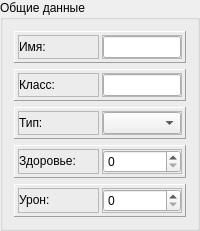
    <widget class="QGroupBox" name="gb_common_data">
     <property name="sizePolicy">
      <sizepolicy hsizetype="Preferred" vsizetype="Maximum">
       <horstretch>2</horstretch>
       <verstretch>2</verstretch>
      </sizepolicy>
     </property>
     <property name="title">
      <string>Общие данные</string>
     </property>
     <layout class="QVBoxLayout" name="verticalLayout">
      <item>
       <widget class="QFrame" name="frame_name">
        <property name="sizePolicy">
         <sizepolicy hsizetype="Preferred" vsizetype="Maximum">
          <horstretch>0</horstretch>
          <verstretch>0</verstretch>
         </sizepolicy>
        </property>
        <property name="frameShape">
         <enum>QFrame::Panel</enum>
        </property>
        <property name="frameShadow">
         <enum>QFrame::Raised</enum>
        </property>
        <layout class="QHBoxLayout" name="horizontalLayout_5">
         <property name="spacing">
          <number>3</number>
         </property>
         <property name="sizeConstraint">
          <enum>QLayout::SetDefaultConstraint</enum>
         </property>
         <property name="leftMargin">
          <number>3</number>
         </property>
         <property name="topMargin">
          <number>3</number>
         </property>
         <property name="rightMargin">
          <number>3</number>
         </property>
         <property name="bottomMargin">
          <number>3</number>
         </property>
         <item>
          <widget class="QFrame" name="frame_left">
           <property name="sizePolicy">
            <sizepolicy hsizetype="Preferred" vsizetype="Preferred">
             <horstretch>50</horstretch>
             <verstretch>0</verstretch>
            </sizepolicy>
           </property>
           <property name="frameShape">
            <enum>QFrame::StyledPanel</enum>
           </property>
           <property name="frameShadow">
            <enum>QFrame::Raised</enum>
           </property>
           <layout class="QHBoxLayout" name="horizontalLayout_6">
            <property name="spacing">
             <number>0</number>
            </property>
            <property name="leftMargin">
             <number>0</number>
            </property>
            <property name="topMargin">
             <number>0</number>
            </property>
            <property name="rightMargin">
             <number>0</number>
            </property>
            <property name="bottomMargin">
             <number>0</number>
            </property>
            <item>
             <widget class="QLabel" name="lbl_name">
              <property name="sizePolicy">
               <sizepolicy hsizetype="Preferred" vsizetype="Maximum">
                <horstretch>0</horstretch>
                <verstretch>50</verstretch>
               </sizepolicy>
              </property>
              <property name="text">
               <string>Имя:</string>
              </property>
             </widget>
            </item>
           </layout>
          </widget>
         </item>
         <item>
          <widget class="QFrame" name="frame_right">
           <property name="sizePolicy">
            <sizepolicy hsizetype="Preferred" vsizetype="Preferred">
             <horstretch>50</horstretch>
             <verstretch>0</verstretch>
            </sizepolicy>
           </property>
           <property name="frameShape">
            <enum>QFrame::StyledPanel</enum>
           </property>
           <property name="frameShadow">
            <enum>QFrame::Raised</enum>
           </property>
           <layout class="QHBoxLayout" name="horizontalLayout_7">
            <property name="spacing">
             <number>0</number>
            </property>
            <property name="leftMargin">
             <number>0</number>
            </property>
            <property name="topMargin">
             <number>0</number>
            </property>
            <property name="rightMargin">
             <number>0</number>
            </property>
            <property name="bottomMargin">
             <number>0</number>
            </property>
            <item>
             <widget class="QLineEdit" name="le_name">
              <property name="sizePolicy">
               <sizepolicy hsizetype="Expanding" vsizetype="Maximum">
                <horstretch>0</horstretch>
                <verstretch>0</verstretch>
               </sizepolicy>
              </property>
             </widget>
            </item>
           </layout>
          </widget>
         </item>
        </layout>
       </widget>
      </item>
      <item>
       <widget class="QFrame" name="frame_class">
        <property name="sizePolicy">
         <sizepolicy hsizetype="Preferred" vsizetype="Maximum">
          <horstretch>0</horstretch>
          <verstretch>0</verstretch>
         </sizepolicy>
        </property>
        <property name="frameShape">
         <enum>QFrame::Panel</enum>
        </property>
        <property name="frameShadow">
         <enum>QFrame::Raised</enum>
        </property>
        <layout class="QHBoxLayout" name="horizontalLayout_32">
         <property name="spacing">
          <number>3</number>
         </property>
         <property name="sizeConstraint">
          <enum>QLayout::SetDefaultConstraint</enum>
         </property>
         <property name="leftMargin">
          <number>3</number>
         </property>
         <property name="topMargin">
          <number>3</number>
         </property>
         <property name="rightMargin">
          <number>3</number>
         </property>
         <property name="bottomMargin">
          <number>3</number>
         </property>
         <item>
          <widget class="QFrame" name="frame_left_10">
           <property name="sizePolicy">
            <sizepolicy hsizetype="Preferred" vsizetype="Preferred">
             <horstretch>50</horstretch>
             <verstretch>0</verstretch>
            </sizepolicy>
           </property>
           <property name="frameShape">
            <enum>QFrame::StyledPanel</enum>
           </property>
           <property name="frameShadow">
            <enum>QFrame::Raised</enum>
           </property>
           <layout class="QHBoxLayout" name="horizontalLayout_33">
            <property name="spacing">
             <number>0</number>
            </property>
            <property name="leftMargin">
             <number>0</number>
            </property>
            <property name="topMargin">
             <number>0</number>
            </property>
            <property name="rightMargin">
             <number>0</number>
            </property>
            <property name="bottomMargin">
             <number>0</number>
            </property>
            <item>
             <widget class="QLabel" name="lbl_class">
              <property name="sizePolicy">
               <sizepolicy hsizetype="Preferred" vsizetype="Maximum">
                <horstretch>0</horstretch>
                <verstretch>50</verstretch>
               </sizepolicy>
              </property>
              <property name="text">
               <string>Класс:</string>
              </property>
             </widget>
            </item>
           </layout>
          </widget>
         </item>
         <item>
          <widget class="QFrame" name="frame_right_10">
           <property name="sizePolicy">
            <sizepolicy hsizetype="Preferred" vsizetype="Preferred">
             <horstretch>50</horstretch>
             <verstretch>0</verstretch>
            </sizepolicy>
           </property>
           <property name="frameShape">
            <enum>QFrame::StyledPanel</enum>
           </property>
           <property name="frameShadow">
            <enum>QFrame::Raised</enum>
           </property>
           <layout class="QHBoxLayout" name="horizontalLayout_34">
            <property name="spacing">
             <number>0</number>
            </property>
            <property name="leftMargin">
             <number>0</number>
            </property>
            <property name="topMargin">
             <number>0</number>
            </property>
            <property name="rightMargin">
             <number>0</number>
            </property>
            <property name="bottomMargin">
             <number>0</number>
            </property>
            <item>
             <widget class="QLineEdit" name="le_class">
              <property name="sizePolicy">
               <sizepolicy hsizetype="Expanding" vsizetype="Maximum">
                <horstretch>0</horstretch>
                <verstretch>0</verstretch>
               </sizepolicy>
              </property>
             </widget>
            </item>
           </layout>
          </widget>
         </item>
        </layout>
       </widget>
      </item>
      <item>
       <widget class="QFrame" name="frame_type">
        <property name="sizePolicy">
         <sizepolicy hsizetype="Preferred" vsizetype="Maximum">
          <horstretch>0</horstretch>
          <verstretch>0</verstretch>
         </sizepolicy>
        </property>
        <property name="frameShape">
         <enum>QFrame::Panel</enum>
        </property>
        <property name="frameShadow">
         <enum>QFrame::Raised</enum>
        </property>
        <layout class="QHBoxLayout" name="horizontalLayout_8">
         <property name="spacing">
          <number>3</number>
         </property>
         <property name="sizeConstraint">
          <enum>QLayout::SetDefaultConstraint</enum>
         </property>
         <property name="leftMargin">
          <number>3</number>
         </property>
         <property name="topMargin">
          <number>3</number>
         </property>
         <property name="rightMargin">
          <number>3</number>
         </property>
         <property name="bottomMargin">
          <number>3</number>
         </property>
         <item>
          <widget class="QFrame" name="frame_left_2">
           <property name="sizePolicy">
            <sizepolicy hsizetype="Preferred" vsizetype="Preferred">
             <horstretch>50</horstretch>
             <verstretch>0</verstretch>
            </sizepolicy>
           </property>
           <property name="frameShape">
            <enum>QFrame::StyledPanel</enum>
           </property>
           <property name="frameShadow">
            <enum>QFrame::Raised</enum>
           </property>
           <layout class="QHBoxLayout" name="horizontalLayout_9">
            <property name="spacing">
             <number>0</number>
            </property>
            <property name="leftMargin">
             <number>0</number>
            </property>
            <property name="topMargin">
             <number>0</number>
            </property>
            <property name="rightMargin">
             <number>0</number>
            </property>
            <property name="bottomMargin">
             <number>0</number>
            </property>
            <item>
             <widget class="QLabel" name="lbl_type">
              <property name="sizePolicy">
               <sizepolicy hsizetype="Preferred" vsizetype="Maximum">
                <horstretch>0</horstretch>
                <verstretch>50</verstretch>
               </sizepolicy>
              </property>
              <property name="text">
               <string>Тип:</string>
              </property>
             </widget>
            </item>
           </layout>
          </widget>
         </item>
         <item>
          <widget class="QFrame" name="frame_right_2">
           <property name="sizePolicy">
            <sizepolicy hsizetype="Preferred" vsizetype="Preferred">
             <horstretch>50</horstretch>
             <verstretch>0</verstretch>
            </sizepolicy>
           </property>
           <property name="frameShape">
            <enum>QFrame::StyledPanel</enum>
           </property>
           <property name="frameShadow">
            <enum>QFrame::Raised</enum>
           </property>
           <layout class="QHBoxLayout" name="horizontalLayout_10">
            <property name="spacing">
             <number>0</number>
            </property>
            <property name="leftMargin">
             <number>0</number>
            </property>
            <property name="topMargin">
             <number>0</number>
            </property>
            <property name="rightMargin">
             <number>0</number>
            </property>
            <property name="bottomMargin">
             <number>0</number>
            </property>
            <item>
             <widget class="QComboBox" name="cbox_type"/>
            </item>
           </layout>
          </widget>
         </item>
        </layout>
       </widget>
      </item>
      <item>
       <widget class="QFrame" name="frame_health">
        <property name="sizePolicy">
         <sizepolicy hsizetype="Preferred" vsizetype="Maximum">
          <horstretch>0</horstretch>
          <verstretch>0</verstretch>
         </sizepolicy>
        </property>
        <property name="frameShape">
         <enum>QFrame::Panel</enum>
        </property>
        <property name="frameShadow">
         <enum>QFrame::Raised</enum>
        </property>
        <layout class="QHBoxLayout" name="horizontalLayout_39">
         <property name="spacing">
          <number>3</number>
         </property>
         <property name="sizeConstraint">
          <enum>QLayout::SetDefaultConstraint</enum>
         </property>
         <property name="leftMargin">
          <number>3</number>
         </property>
         <property name="topMargin">
          <number>3</number>
         </property>
         <property name="rightMargin">
          <number>3</number>
         </property>
         <property name="bottomMargin">
          <number>3</number>
         </property>
         <item>
          <widget class="QFrame" name="frame_left_12">
           <property name="sizePolicy">
            <sizepolicy hsizetype="Preferred" vsizetype="Preferred">
             <horstretch>50</horstretch>
             <verstretch>0</verstretch>
            </sizepolicy>
           </property>
           <property name="frameShape">
            <enum>QFrame::StyledPanel</enum>
           </property>
           <property name="frameShadow">
            <enum>QFrame::Raised</enum>
           </property>
           <layout class="QHBoxLayout" name="horizontalLayout_40">
            <property name="spacing">
             <number>0</number>
            </property>
            <property name="leftMargin">
             <number>0</number>
            </property>
            <property name="topMargin">
             <number>0</number>
            </property>
            <property name="rightMargin">
             <number>0</number>
            </property>
            <property name="bottomMargin">
             <number>0</number>
            </property>
            <item>
             <widget class="QLabel" name="lbl_health">
              <property name="sizePolicy">
               <sizepolicy hsizetype="Preferred" vsizetype="Maximum">
                <horstretch>0</horstretch>
                <verstretch>50</verstretch>
               </sizepolicy>
              </property>
              <property name="text">
               <string>Здоровье:</string>
              </property>
             </widget>
            </item>
           </layout>
          </widget>
         </item>
         <item>
          <widget class="QFrame" name="frame_right_12">
           <property name="sizePolicy">
            <sizepolicy hsizetype="Preferred" vsizetype="Preferred">
             <horstretch>50</horstretch>
             <verstretch>0</verstretch>
            </sizepolicy>
           </property>
           <property name="frameShape">
            <enum>QFrame::StyledPanel</enum>
           </property>
           <property name="frameShadow">
            <enum>QFrame::Raised</enum>
           </property>
           <layout class="QHBoxLayout" name="horizontalLayout_41">
            <property name="spacing">
             <number>0</number>
            </property>
            <property name="leftMargin">
             <number>0</number>
            </property>
            <property name="topMargin">
             <number>0</number>
            </property>
            <property name="rightMargin">
             <number>0</number>
            </property>
            <property name="bottomMargin">
             <number>0</number>
            </property>
            <item>
             <widget class="QSpinBox" name="sb_health">
              <property name="maximum">
               <number>999999</number>
              </property>
             </widget>
            </item>
           </layout>
          </widget>
         </item>
        </layout>
       </widget>
      </item>
      <item>
       <widget class="QFrame" name="frame_damage">
        <property name="sizePolicy">
         <sizepolicy hsizetype="Preferred" vsizetype="Maximum">
          <horstretch>0</horstretch>
          <verstretch>0</verstretch>
         </sizepolicy>
        </property>
        <property name="frameShape">
         <enum>QFrame::Panel</enum>
        </property>
        <property name="frameShadow">
         <enum>QFrame::Raised</enum>
        </property>
        <layout class="QHBoxLayout" name="horizontalLayout_36">
         <property name="spacing">
          <number>3</number>
         </property>
         <property name="sizeConstraint">
          <enum>QLayout::SetDefaultConstraint</enum>
         </property>
         <property name="leftMargin">
          <number>3</number>
         </property>
         <property name="topMargin">
          <number>3</number>
         </property>
         <property name="rightMargin">
          <number>3</number>
         </property>
         <property name="bottomMargin">
          <number>3</number>
         </property>
         <item>
          <widget class="QFrame" name="frame_left_11">
           <property name="sizePolicy">
            <sizepolicy hsizetype="Preferred" vsizetype="Preferred">
             <horstretch>50</horstretch>
             <verstretch>0</verstretch>
            </sizepolicy>
           </property>
           <property name="frameShape">
            <enum>QFrame::StyledPanel</enum>
           </property>
           <property name="frameShadow">
            <enum>QFrame::Raised</enum>
           </property>
           <layout class="QHBoxLayout" name="horizontalLayout_37">
            <property name="spacing">
             <number>0</number>
            </property>
            <property name="leftMargin">
             <number>0</number>
            </property>
            <property name="topMargin">
             <number>0</number>
            </property>
            <property name="rightMargin">
             <number>0</number>
            </property>
            <property name="bottomMargin">
             <number>0</number>
            </property>
            <item>
             <widget class="QLabel" name="lbl_damage">
              <property name="sizePolicy">
               <sizepolicy hsizetype="Preferred" vsizetype="Maximum">
                <horstretch>0</horstretch>
                <verstretch>50</verstretch>
               </sizepolicy>
              </property>
              <property name="text">
               <string>Урон:</string>
              </property>
             </widget>
            </item>
           </layout>
          </widget>
         </item>
         <item>
          <widget class="QFrame" name="frame_right_11">
           <property name="sizePolicy">
            <sizepolicy hsizetype="Preferred" vsizetype="Preferred">
             <horstretch>50</horstretch>
             <verstretch>0</verstretch>
            </sizepolicy>
           </property>
           <property name="frameShape">
            <enum>QFrame::StyledPanel</enum>
           </property>
           <property name="frameShadow">
            <enum>QFrame::Raised</enum>
           </property>
           <layout class="QHBoxLayout" name="horizontalLayout_38">
            <property name="spacing">
             <number>0</number>
            </property>
            <property name="leftMargin">
             <number>0</number>
            </property>
            <property name="topMargin">
             <number>0</number>
            </property>
            <property name="rightMargin">
             <number>0</number>
            </property>
            <property name="bottomMargin">
             <number>0</number>
            </property>
            <item>
             <widget class="QSpinBox" name="sb_damage">
              <property name="maximum">
               <number>999999</number>
              </property>
             </widget>
            </item>
           </layout>
          </widget>
         </item>
        </layout>
       </widget>
      </item>
     </layout>
    </widget>
